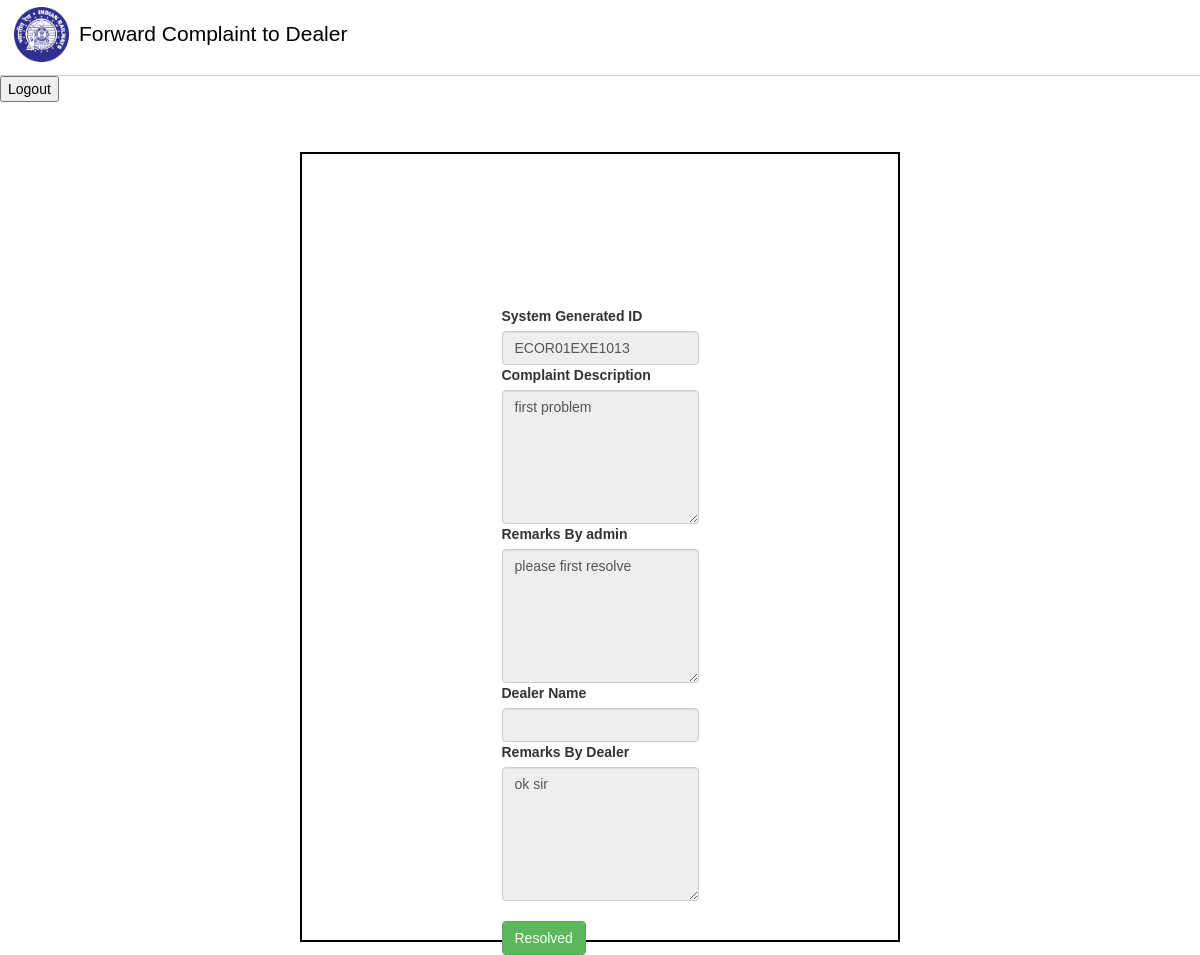
Screenshot of /forward_to_resolve.php?fdel=6 (signed in) with the database file from the repository.
### tables this page shows
CREATE TABLE `user_complaint` (
  `cid` int(11) NOT NULL,
  `division` varchar(150) NOT NULL,
  `section` varchar(100) NOT NULL,
  `user_mast_id` int(11) NOT NULL,
  `name` varchar(150) NOT NULL,
  `mobile` varchar(100) NOT NULL,
  `complaint` text NOT NULL,
  `unique_id` varchar(150) NOT NULL,
  `remark_by_admin` varchar(100) NOT NULL,
  `status` int(11) NOT NULL DEFAULT 0,
  `remark_by_dealer` varchar(100) NOT NULL,
  `dealer_id` int(11) NOT NULL
);

CREATE TABLE `user_mast_tbl` (
  `uid` int(11) NOT NULL,
  `DIVISION` varchar(100) NOT NULL,
  `SECTIONCODE` int(11) NOT NULL,
  `USER_ID` varchar(80) NOT NULL,
  `pass` varchar(80) NOT NULL
);

### forward_to_resolve.php (the view, shortened to what this page needs)
<?php
include("config.php");
if ($_SESSION['log_admin'] != "") {
    $cid = $_GET['fdel'];
    $sql = "SELECT *, user_mast_tbl.USER_ID FROM user_complaint LEFT JOIN user_mast_tbl ON user_complaint.user_mast_id=user_mast_tbl.uid WHERE user_complaint.cid='$cid'";
    $stmt = $conn->query($sql);
    $res = mysqli_fetch_assoc($stmt);
    $did = $res['dealer_id'];
    $dname = "SELECT username FROM dealer_mast_tbl WHERE did='$did'";
    $dstmt = $conn->query($dname);
    $dres = mysqli_fetch_assoc($dstmt);
?>
<!DOCTYPE html>
<html lang="en">
<head>
    <link rel="stylesheet" href="bootstrap.min.css">
    <link rel="stylesheet" href="style.css">
</head>
<body>
    <header class="site-header">
        <div class="site-identity">
            <a href="#"><img src="6a724b9501764fd83a4abcd37b58144d.png"/></a>
            <h1>Forward Complaint to Dealer</h1>
        </div>
        <nav class="site-navigation">
            <ul class="nav">
                <li><a href="https://en.wikipedia.org/wiki/Indian_Railways">About</a></li>
                <li><a href="https://indiarailinfo.com/news">News</a></li>
                <li><a href="https://indianrailways.gov.in/railwayboard/view_section.jsp?lang=0&id=0,5,384,831">Contact</a></li>
            </ul>
        </nav>
    </header>
    <button style="float:top;"><a href="logout_dealer.php">Logout</a></button>
    <div class="form" style="height:790px">
        <form id="myForm" style="height: 483px;" method="post">
            <div>
                <label for="User-id">System Generated ID</label>
                <input type="text" id="user" name="User-ID" value="<?php echo $res['USER_ID'] ?> " class="form-control" readonly>
            </div>
            <div>
                <label for="complaint">Complaint Description</label>
                <textarea rows="6" name="complaint" id="complaint" placeholder=" " required="" class="form-control" disabled><?php echo $res['complaint']; ?></textarea>
            </div>
            <div>
                <label for="complaint">Remarks By admin</label>
                <textarea rows="6" placeholder=" " class="form-control" readonly><?php echo $res['remark_by_admin']; ?></textarea>
            </div>
            <div>
                <label for="complaint">Dealer Name</label>
                <input type="text" class="form-control" readonly value="<?php echo $dres['username']; ?>">
            </div>
            <div>
                <label for="complaint">Remarks By Dealer</label>
                <textarea rows="6" name="remark" id="remark" placeholder=" " class="form-control" readonly><?php echo $res['remark_by_dealer']; ?></textarea>
            </div>
            <br>
            <input type="submit" value="Resolved" class="btn btn-success">
        </form>
    </div>
</body>
</html>
<?php
} else {
    header('Location: admin_login.php');
}
?>

### style.css (style rules this page uses)
body { font-family: Helvetica; margin: 0; }
a { text-decoration: none; color: #000; }
.site-header { border-bottom: 1px solid #ccc; padding: .5em 1em; }
.site-header::after { content: ""; display: table; clear: both; }
.site-identity { float: left; }
.site-identity h1 { font-size: 1.5em; margin: .7em 0 .3em 0; display: inline-block; }
.site-identity img { max-width: 55px; float: left; margin: 0 10px 0 0; }
.site-navigation { float: right; }
.site-navigation ul, li { margin: 0; padding: 0; }
.site-navigation li { display: inline-block; margin: 1.4em 1em 1em 1em; }
h1 { color:black; }
ul { list-style: none; color: #fff; font-size: 15px; letter-spacing: 0.5px; }
ul a { text-decoration: none; outline: none; color: #fff; transition: 0.3s; }
ul li { margin: 10px 0; height: 25px; }
.form { height: 670px; width: 600px; margin: auto; border: 2px solid black; justify-content: center; display: flex; align-items: center; margin-top: 50px; }

### rows the page displays
user_complaint: User-ID "ECOR01EXE1013", complaint "first problem", remark_by_admin "please first resolve", remark "ok sir"
